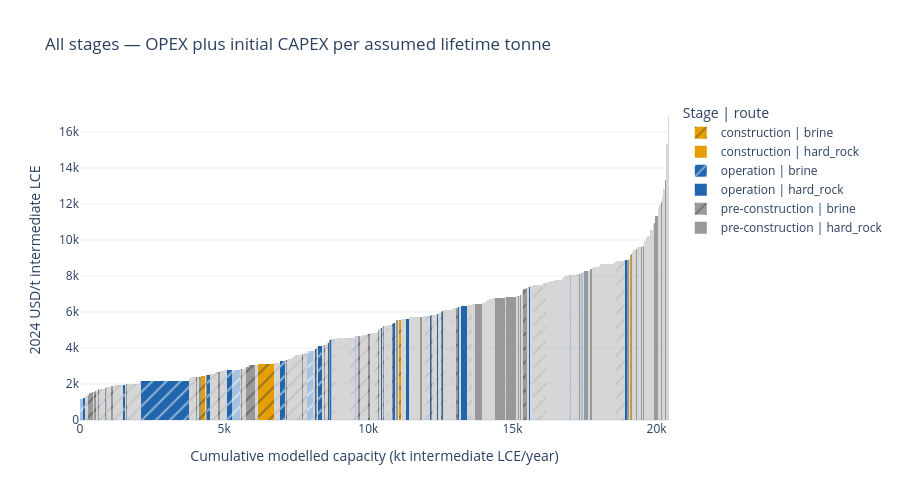

Notebook cell for this chart:
### Code cell
active_and_prospective = mines.loc[
    mines["stage_at_base_year"].isin(STAGE_COLOURS)
]

cost_curve(
    active_and_prospective,
    "comparison_cost_per_t_lce",
    "All stages — OPEX plus initial CAPEX per assumed lifetime tonne",
).show()

### Figure 1 — Plotly figure (JSON) as saved in the notebook; plotly's stock layout.template omitted (floating-point values rounded to 4 significant figures; data arrays with more than 128 entries replaced by an {"elided": "..."} marker saying what was removed)
{"data": [{"customdata": [["Hell's Kitchen", 15, 2112.0, true, false, true, 135100.0, 35.17], ["Kenticha Lithium", 91034, 24320.0, false, true, true, 680000, 15.38], ["Lakkor Tso Salt Lake", 88960, 11380.0, false, false, true, 871558, 42.11], ["Sal de los Angeles", 37628, 20120.0, false, false, true, 828563, 22.65], ["Qinghai Yiliping", 88897, 33970.0, false, false, true, 1020010, 16.51], ["Tres Quebradas", 78031, 90480.0, false, false, true, 3449462, 20.97], ["Uyuni Salt Flant", 36153, 546200.0, false, false, true, 39000000, 39.27], ["Rincon", 78109, 6902.0, false, false, true, 277498, 22.11], ["Fort Cady", 79246, 2352.0, false, false, false, 124000, 29], ["Clayton Valley", 77553, 72460.0, false, false, true, 1762248, 13.38], ["Paradox", 79424, 15910.0, false, false, false, 607600, 21]], "hovertemplate": "%{customdata[0]} (ID %{customdata[1]})<br>Cost: %{y:,.0f} USD/t intermediate LCE<br>Capacity: %{customdata[2]:,.0f} t intermediate LCE/year<br>Reference stock: %{customdata[6]:,.0f} t contained LCE<br>Capacity-inference duration: %{customdata[7]:.1f} years<br>Stock imputed: %{customdata[3]}<br>Deposit type imputed: %{customdata[4]}<br>Lifespan imputed: %{customdata[5]}<extra>%{fullData.name}</extra>", "marker": {"color": "#e69f00", "line": {"width": 0}, "opacity": [0.4, 1, 1, 1, 1, 1, 1, 1, 1, 1, 1], "pattern": {"shape": "/"}}, "name": "construction | brine", "type": "bar", "width": [2.112, 24.32, 11.38, 20.12, 33.97, 90.48, 546.2, 6.902, 2.352, 72.46, 15.91], "x": [1.056, 593.7, 634.0, 1080.0, 4222.0, 4286.0, 6460.0, 6753.0, 7427.0, 11090.0, 12520.0], "y": [996.1, 1660.0, 1703.0, 1867.0, 2428.0, 2439.0, 3105.0, 3177.0, 3535.0, 5581.0, 6016.0]}, {"customdata": [["Bougouni", 78022, 9127.0, false, false, true, 337300, 24.02], ["Piedmont", 78645, 12860.0, false, false, false, 475000, 24], ["Sandawana", 92723, 6930.0, true, true, true, 376500.0, 35.31], ["Kamativi", 91065, 5149.0, false, false, true, 227800, 28.76], ["Rhyolite Ridge", 77514, 39800.0, false, false, false, 1347000, 22], ["Thacker Pass", 36750, 1202.0, true, false, false, 157200.0, 85]], "hovertemplate": "%{customdata[0]} (ID %{customdata[1]})<br>Cost: %{y:,.0f} USD/t intermediate LCE<br>Capacity: %{customdata[2]:,.0f} t intermediate LCE/year<br>Reference stock: %{customdata[6]:,.0f} t contained LCE<br>Capacity-inference duration: %{customdata[7]:.1f} years<br>Stock imputed: %{customdata[3]}<br>Deposit type imputed: %{customdata[4]}<br>Lifespan imputed: %{customdata[5]}<extra>%{fullData.name}</extra>", "marker": {"color": "#e69f00", "line": {"width": 0}, "opacity": [1, 1, 0.4, 1, 1, 0.4], "pattern": {"shape": ""}}, "name": "construction | hard_rock", "type": "bar", "width": [9.127, 12.86, 6.93, 5.149, 39.8, 1.202], "x": [10350.0, 12460.0, 15660.0, 19050.0, 19110.0, 19500.0], "y": [4936.0, 5936.0, 7448.0, 8939.0, 9164.0, 9639.0]}, {"customdata": [["Jintaier Lake", 85098, 100800.0, true, false, true, 2928000.0, 15.98], ["Salar del Hombre Muerto", 37612, 67240.0, false, false, false, 4768230, 39], ["Lijiagou", 55333, 39140.0, true, true, true, 2614000.0, 36.74], ["Salar de Atacama", 52581, 96830.0, false, false, false, 3521000, 20], ["Salar de Atacama", 37384, 1669000.0, false, false, false, 24280000, 8], ["Mariana", 37586, 101500.0, false, false, true, 3282000, 17.78], ["Salar de Olaroz", 37059, 157200.0, false, false, false, 9149000, 32], ["Chaerhan Lake", 38549, 280500.0, true, false, true, 7114000.0, 13.95], ["Zhabuye", 38538, 8908.0, false, false, true, 655160, 40.45], ["Cuenca Centenario-Ratones", 52372, 168000.0, false, false, false, 6108480, 20], ["Sal de Vida Extension", 59728, 203000.0, true, false, true, 12300000.0, 33.34], ["Cauchari-Olaroz", 37624, 147700.0, false, false, false, 9938000, 37], ["Silver Peak", 37600, 7931.0, false, false, false, 447000, 31], ["East Taijinair", 38543, 3147.0, false, false, true, 195760, 34.22], ["Qarhan Lake", 85124, 9531.0, true, false, true, 398500.0, 23.0]], "hovertemplate": "%{customdata[0]} (ID %{customdata[1]})<br>Cost: %{y:,.0f} USD/t intermediate LCE<br>Capacity: %{customdata[2]:,.0f} t intermediate LCE/year<br>Reference stock: %{customdata[6]:,.0f} t contained LCE<br>Capacity-inference duration: %{customdata[7]:.1f} years<br>Stock imputed: %{customdata[3]}<br>Deposit type imputed: %{customdata[4]}<br>Lifespan imputed: %{customdata[5]}<extra>%{fullData.name}</extra>", "marker": {"color": "#2166ac", "line": {"width": 0}, "opacity": [0.4, 1, 0.4, 1, 1, 1, 1, 0.4, 1, 1, 0.4, 1, 1, 1, 0.4], "pattern": {"shape": "/"}}, "name": "operation | brine", "type": "bar", "width": [100.8, 67.24, 39.14, 96.83, 1669.0, 101.5, 157.2, 280.5, 8.908, 168.0, 203.0, 147.7, 7.931, 3.147, 9.531], "x": [52.5, 136.5, 914.7, 1528.0, 2936.0, 4462.0, 5188.0, 5407.0, 6083.0, 7034.0, 7991.0, 8330.0, 8408.0, 8417.0, 19150.0], "y": [1194.0, 1230.0, 1810.0, 1943.0, 2175.0, 2517.0, 2784.0, 2802.0, 3045.0, 3293.0, 3807.0, 4101.0, 4106.0, 4123.0, 9318.0]}, {"customdata": {"elided": "32x8 mixed values"}, "hovertemplate": "%{customdata[0]} (ID %{customdata[1]})<br>Cost: %{y:,.0f} USD/t intermediate LCE<br>Capacity: %{customdata[2]:,.0f} t intermediate LCE/year<br>Reference stock: %{customdata[6]:,.0f} t contained LCE<br>Capacity-inference duration: %{customdata[7]:.1f} years<br>Stock imputed: %{customdata[3]}<br>Deposit type imputed: %{customdata[4]}<br>Lifespan imputed: %{customdata[5]}<extra>%{fullData.name}</extra>", "marker": {"color": "#2166ac", "line": {"width": 0}, "opacity": [1, 1, 0.4, 1, 1, 0.4, 0.4, 1, 1, 1, 1, 1, 1, 1, 1, 1, 1, 1, 1, 0.4, 1, 0.4, 1, 0.4, 0.4, 0.4, 0.4, 0.4, 1, 1, 1, 1], "pattern": {"shape": ""}}, "name": "operation | hard_rock", "type": "bar", "width": [19.62, 2.248, 5.804, 35.64, 40.43, 15.39, 9.276, 1.309, 32.87, 91.76, 3.62, 4.889, 104.3, 24.02, 55.79, 27.71, 61.75, 214.5, 27.79, 9.656, 26.52, 3.43, 1.545, 15.21, 35.78, 56.83, 1.863, 5.578, 51.64, 19.89, 2.161, 18.93], "x": [7181.0, 8168.0, 8439.0, 8618.0, 8693.0, 8721.0, 9556.0, 10400.0, 10440.0, 10890.0, 10970.0, 10980.0, 11350.0, 12160.0, 12400.0, 12580.0, 13130.0, 13320.0, 13460.0, 14110.0, 15600.0, 16720.0, 16810.0, 16860.0, 17010.0, 17410.0, 17750.0, 18030.0, 18940.0, 19560.0, 19780.0, 20330.0], "y": [3319.0, 3958.0, 4149.0, 4294.0, 4448.0, 4473.0, 4646.0, 5065.0, 5120.0, 5381.0, 5486.0, 5525.0, 5606.0, 5787.0, 5868.0, 6033.0, 6255.0, 6342.0, 6351.0, 6638.0, 7389.0, 7822.0, 7954.0, 8012.0, 8044.0, 8149.0, 8403.0, 8614.0, 8887.0, 9835.0, 10540.0, 13730.0]}, {"customdata": {"elided": "219x8 mixed values"}, "hovertemplate": "%{customdata[0]} (ID %{customdata[1]})<br>Cost: %{y:,.0f} USD/t intermediate LCE<br>Capacity: %{customdata[2]:,.0f} t intermediate LCE/year<br>Reference stock: %{customdata[6]:,.0f} t contained LCE<br>Capacity-inference duration: %{customdata[7]:.1f} years<br>Stock imputed: %{customdata[3]}<br>Deposit type imputed: %{customdata[4]}<br>Lifespan imputed: %{customdata[5]}<extra>%{fullData.name}</extra>", "marker": {"color": "#999999", "line": {"width": 0}, "opacity": {"elided": "219 float values"}, "pattern": {"shape": "/"}}, "name": "pre-construction | brine", "type": "bar", "width": {"elided": "219 float values"}, "x": {"elided": "219 float values"}, "y": {"elided": "219 float values"}}, {"customdata": {"elided": "258x8 mixed values"}, "hovertemplate": "%{customdata[0]} (ID %{customdata[1]})<br>Cost: %{y:,.0f} USD/t intermediate LCE<br>Capacity: %{customdata[2]:,.0f} t intermediate LCE/year<br>Reference stock: %{customdata[6]:,.0f} t contained LCE<br>Capacity-inference duration: %{customdata[7]:.1f} years<br>Stock imputed: %{customdata[3]}<br>Deposit type imputed: %{customdata[4]}<br>Lifespan imputed: %{customdata[5]}<extra>%{fullData.name}</extra>", "marker": {"color": "#999999", "line": {"width": 0}, "opacity": {"elided": "258 float values"}, "pattern": {"shape": ""}}, "name": "pre-construction | hard_rock", "type": "bar", "width": {"elided": "258 float values"}, "x": {"elided": "258 float values"}, "y": {"elided": "258 float values"}}], "layout": {"bargap": 0, "barmode": "overlay", "height": 500, "legend": {"title": {"text": "Stage | route"}}, "title": {"text": "All stages — OPEX plus initial CAPEX per assumed lifetime tonne"}, "xaxis": {"range": [0, 20430.0], "title": {"text": "Cumulative modelled capacity (kt intermediate LCE/year)"}}, "yaxis": {"rangemode": "tozero", "title": {"text": "2024 USD/t intermediate LCE"}}}}
